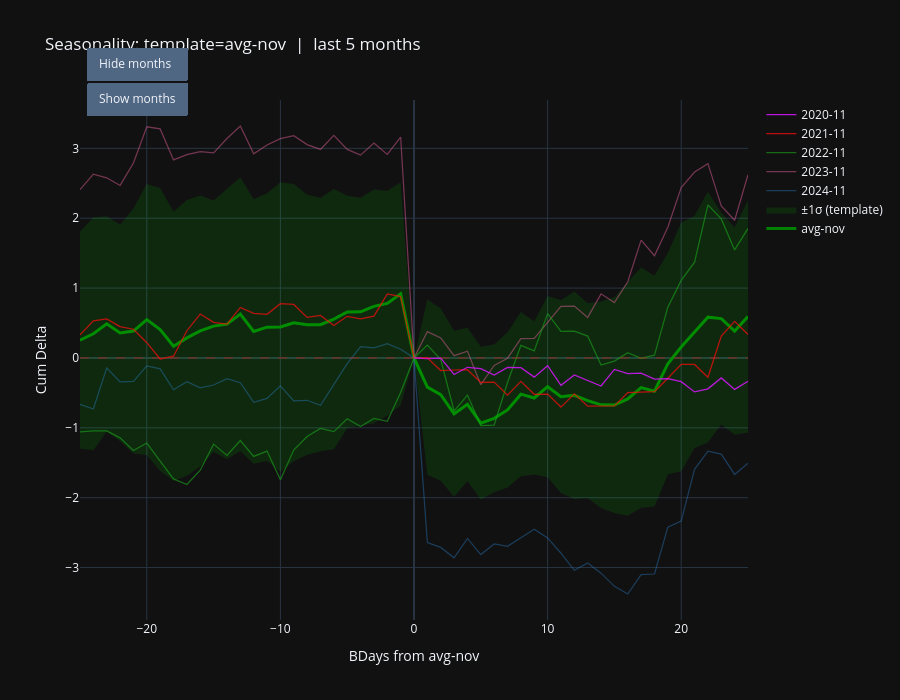

Write notebook code for a chart like this one.
### Code cell
import re
from RVUtils.seasonality_utils import monthend_cumsum_seasonality

# seasonality_df = monthend_cumsum_seasonality(df[df.index > datetime.date(2025, 1, 1)].dropna(), window=20)
seasonality_df = monthend_cumsum_seasonality(df.dropna(), window=25)
display(seasonality_df)

fig = go.Figure()

# me_col = f"avg"
me_col = "avg-nov"
line_w = 1.25
min_op = 0.35
max_op = 0.85

fig = go.Figure()
fig.add_trace(
    go.Scatter(
        x=seasonality_df.index,
        y=seasonality_df[me_col],
        mode="lines",
        name=f"{me_col}",
        line=dict(color="green", width=3),
    )
)
fig.add_hline(y=0, line_width=0.5, line_dash="dash", line_color="red")
if f"{me_col}+std1" in seasonality_df.columns and f"{me_col}-std1" in seasonality_df.columns:
    fig.add_trace(go.Scatter(x=seasonality_df.index, y=seasonality_df[f"{me_col}+std1"], mode="lines", line=dict(width=0), showlegend=False))
    fig.add_trace(
        go.Scatter(
            x=seasonality_df.index,
            y=seasonality_df[f"{me_col}-std1"],
            mode="lines",
            line=dict(width=0),
            fill="tonexty",
            fillcolor="rgba(0, 255, 0, 0.10)",
            name="±1σ (template)",
        )
    )

# n_last = 12
# monthly_cols = [c for c in seasonality_df.columns if isinstance(c, str) and re.fullmatch(r"\d{4}-\d{2}", c)]
# monthly_cols = sorted(monthly_cols)  # chronological
# keep = monthly_cols[-n_last:] if n_last > 0 else []

keep = ["2024-11", "2023-11", "2022-11", "2021-11", "2020-11"]

alphas = np.linspace(min_op, max_op, num=len(keep)) if keep else []
palette = px.colors.qualitative.Dark24 if hasattr(px.colors.qualitative, "Dark24") else px.colors.qualitative.Plotly
for i, col in enumerate(keep):
    fig.add_trace(
        go.Scatter(
            x=seasonality_df.index,
            y=seasonality_df[col],
            mode="lines",
            name=col,  # legend shows 'YYYY-MM'
            opacity=float(alphas[i]),
            line=dict(width=line_w, color=palette[i % len(palette)]),
        )
    )

fig.update_layout(
    xaxis_title=f"BDays from {me_col}",
    yaxis_title="Cum Delta",
    title=f"Seasonality: template={me_col}  |  last {len(keep)} months",
    showlegend=True,
    template="plotly_dark",
    height=700,
    updatemenus=[
        dict(
            type="buttons",
            showactive=False,
            x=0.01,
            y=1.10,
            xanchor="left",
            yanchor="top",
            buttons=[
                dict(label="Hide months", method="update", args=[{"visible": [True, True, True] + [False] * len(keep)}]),
                dict(label="Show months", method="update", args=[{"visible": [True, True, True] + [True] * len(keep)}]),
            ],
        )
    ],
)
fig.update_xaxes(showspikes=True, spikecolor="white", spikesnap="cursor", spikemode="across", showgrid=True)
fig.update_yaxes(showspikes=True, spikecolor="white", spikesnap="cursor", spikethickness=0.5, showgrid=True)

fig.show(config={"modeBarButtonsToAdd": ["drawline", "drawopenpath", "drawclosedpath", "drawcircle", "drawrect", "eraseshape"]})

### Figure 1 — Plotly figure (JSON) as saved in the notebook; plotly's stock layout.template omitted (floating-point values rounded to 4 significant figures)
{"data": [{"line": {"color": "green", "width": 3}, "mode": "lines", "name": "avg-nov", "type": "scatter", "x": [-25, -24, -23, -22, -21, -20, -19, -18, -17, -16, -15, -14, -13, -12, -11, -10, -9, -8, -7, -6, -5, -4, -3, -2, -1, 0, 1, 2, 3, 4, 5, 6, 7, 8, 9, 10, 11, 12, 13, 14, 15, 16, 17, 18, 19, 20, 21, 22, 23, 24, 25], "y": [0.2543, 0.3463, 0.4879, 0.3576, 0.3853, 0.5491, 0.4075, 0.1685, 0.2871, 0.3869, 0.456, 0.4833, 0.6267, 0.379, 0.4403, 0.4433, 0.504, 0.4761, 0.4764, 0.5557, 0.6575, 0.6605, 0.7382, 0.7813, 0.9176, 0, -0.4178, -0.5259, -0.7995, -0.6644, -0.9335, -0.8639, -0.7438, -0.5183, -0.5731, -0.4116, -0.5541, -0.5338, -0.6103, -0.6708, -0.6748, -0.5863, -0.4245, -0.4748, -0.0823, 0.156, 0.3717, 0.5838, 0.5634, 0.3847, 0.5943]}, {"line": {"width": 0}, "mode": "lines", "showlegend": false, "type": "scatter", "x": [-25, -24, -23, -22, -21, -20, -19, -18, -17, -16, -15, -14, -13, -12, -11, -10, -9, -8, -7, -6, -5, -4, -3, -2, -1, 0, 1, 2, 3, 4, 5, 6, 7, 8, 9, 10, 11, 12, 13, 14, 15, 16, 17, 18, 19, 20, 21, 22, 23, 24, 25], "y": [1.805, 2.014, 2.029, 1.908, 2.139, 2.489, 2.432, 2.094, 2.26, 2.327, 2.255, 2.415, 2.584, 2.272, 2.357, 2.514, 2.488, 2.337, 2.288, 2.417, 2.321, 2.292, 2.412, 2.388, 2.515, 0, 0.836, 0.7076, 0.3891, 0.4319, 0.1605, 0.1927, 0.3662, 0.6572, 0.5234, 0.8858, 0.8257, 0.9522, 0.7828, 0.8062, 0.8695, 1.086, 1.296, 1.176, 1.502, 1.934, 2.034, 2.378, 2.078, 1.867, 2.255]}, {"fill": "tonexty", "fillcolor": "rgba(0, 255, 0, 0.10)", "line": {"width": 0}, "mode": "lines", "name": "±1σ (template)", "type": "scatter", "x": [-25, -24, -23, -22, -21, -20, -19, -18, -17, -16, -15, -14, -13, -12, -11, -10, -9, -8, -7, -6, -5, -4, -3, -2, -1, 0, 1, 2, 3, 4, 5, 6, 7, 8, 9, 10, 11, 12, 13, 14, 15, 16, 17, 18, 19, 20, 21, 22, 23, 24, 25], "y": [-1.296, -1.321, -1.053, -1.193, -1.368, -1.391, -1.617, -1.757, -1.686, -1.553, -1.343, -1.449, -1.331, -1.514, -1.476, -1.628, -1.48, -1.385, -1.336, -1.305, -1.006, -0.9709, -0.9357, -0.8255, -0.6799, 0, -1.672, -1.759, -1.988, -1.761, -2.027, -1.92, -1.854, -1.694, -1.67, -1.709, -1.934, -2.02, -2.003, -2.148, -2.219, -2.259, -2.145, -2.126, -1.666, -1.622, -1.29, -1.211, -0.9512, -1.098, -1.067]}, {"line": {"color": "#2E91E5", "width": 1.25}, "mode": "lines", "name": "2024-11", "opacity": 0.35, "type": "scatter", "x": [-25, -24, -23, -22, -21, -20, -19, -18, -17, -16, -15, -14, -13, -12, -11, -10, -9, -8, -7, -6, -5, -4, -3, -2, -1, 0, 1, 2, 3, 4, 5, 6, 7, 8, 9, 10, 11, 12, 13, 14, 15, 16, 17, 18, 19, 20, 21, 22, 23, 24, 25], "y": [-0.6631, -0.7314, -0.1417, -0.3437, -0.3357, -0.1127, -0.1569, -0.4548, -0.3397, -0.4289, -0.387, -0.2969, -0.3542, -0.6346, -0.5785, -0.3999, -0.6136, -0.6057, -0.6778, -0.3757, -0.08045, 0.162, 0.1433, 0.2047, 0.1248, 0, -2.643, -2.712, -2.861, -2.584, -2.814, -2.662, -2.696, -2.575, -2.453, -2.576, -2.795, -3.039, -2.935, -3.081, -3.269, -3.379, -3.101, -3.093, -2.422, -2.336, -1.593, -1.334, -1.376, -1.668, -1.507]}, {"line": {"color": "#E15F99", "width": 1.25}, "mode": "lines", "name": "2023-11", "opacity": 0.475, "type": "scatter", "x": [-25, -24, -23, -22, -21, -20, -19, -18, -17, -16, -15, -14, -13, -12, -11, -10, -9, -8, -7, -6, -5, -4, -3, -2, -1, 0, 1, 2, 3, 4, 5, 6, 7, 8, 9, 10, 11, 12, 13, 14, 15, 16, 17, 18, 19, 20, 21, 22, 23, 24, 25], "y": [2.408, 2.63, 2.578, 2.469, 2.79, 3.309, 3.278, 2.834, 2.909, 2.955, 2.935, 3.14, 3.32, 2.921, 3.048, 3.139, 3.182, 3.053, 2.985, 3.187, 2.985, 2.903, 3.076, 2.912, 3.162, 0, 0.3761, 0.287, 0.03231, 0.09597, -0.3827, -0.1075, -0.003272, 0.2779, 0.2805, 0.513, 0.7388, 0.7434, 0.5801, 0.9175, 0.7916, 1.091, 1.686, 1.463, 1.871, 2.439, 2.66, 2.781, 2.175, 1.971, 2.621]}, {"line": {"color": "#1CA71C", "width": 1.25}, "mode": "lines", "name": "2022-11", "opacity": 0.6, "type": "scatter", "x": [-25, -24, -23, -22, -21, -20, -19, -18, -17, -16, -15, -14, -13, -12, -11, -10, -9, -8, -7, -6, -5, -4, -3, -2, -1, 0, 1, 2, 3, 4, 5, 6, 7, 8, 9, 10, 11, 12, 13, 14, 15, 16, 17, 18, 19, 20, 21, 22, 23, 24, 25], "y": [-1.059, -1.044, -1.045, -1.144, -1.324, -1.218, -1.477, -1.731, -1.811, -1.607, -1.233, -1.395, -1.181, -1.409, -1.333, -1.743, -1.318, -1.125, -1.01, -1.054, -0.871, -0.9811, -0.8647, -0.9078, -0.4935, 0, 0.1843, -0.02295, -0.7596, -0.5318, -0.9671, -0.96, -0.352, 0.1802, 0.1013, 0.6339, 0.3807, 0.3837, 0.3126, -0.1013, -0.04515, 0.07498, -0.004849, 0.03977, 0.7275, 1.109, 1.371, 2.191, 1.99, 1.546, 1.854]}, {"line": {"color": "#FB0D0D", "width": 1.25}, "mode": "lines", "name": "2021-11", "opacity": 0.725, "type": "scatter", "x": [-25, -24, -23, -22, -21, -20, -19, -18, -17, -16, -15, -14, -13, -12, -11, -10, -9, -8, -7, -6, -5, -4, -3, -2, -1, 0, 1, 2, 3, 4, 5, 6, 7, 8, 9, 10, 11, 12, 13, 14, 15, 16, 17, 18, 19, 20, 21, 22, 23, 24, 25], "y": [0.3309, 0.5312, 0.5594, 0.4487, 0.4113, 0.2182, -0.01415, 0.02547, 0.3897, 0.6284, 0.5091, 0.4848, 0.7225, 0.6386, 0.625, 0.7768, 0.766, 0.5811, 0.6081, 0.4658, 0.5962, 0.5578, 0.5988, 0.9158, 0.8777, 0, 0.00274, -0.1795, -0.1725, -0.1687, -0.3505, -0.3462, -0.5317, -0.3359, -0.52, -0.5177, -0.703, -0.5127, -0.6901, -0.689, -0.687, -0.4961, -0.485, -0.4824, -0.2907, -0.09283, -0.09349, -0.2769, 0.3136, 0.5235, 0.3367]}, {"line": {"color": "#DA16FF", "width": 1.25}, "mode": "lines", "name": "2020-11", "opacity": 0.85, "type": "scatter", "x": [-25, -24, -23, -22, -21, -20, -19, -18, -17, -16, -15, -14, -13, -12, -11, -10, -9, -8, -7, -6, -5, -4, -3, -2, -1, 0, 1, 2, 3, 4, 5, 6, 7, 8, 9, 10, 11, 12, 13, 14, 15, 16, 17, 18, 19, 20, 21, 22, 23, 24, 25], "y": [null, null, null, null, null, null, null, null, null, null, null, null, null, null, null, null, null, null, null, null, null, null, null, null, null, 0, -0.009114, -0.002305, -0.237, -0.1336, -0.1536, -0.2442, -0.1358, -0.1391, -0.2743, -0.1116, -0.392, -0.2446, -0.3193, -0.4008, -0.1641, -0.2226, -0.2179, -0.3016, -0.2967, -0.3398, -0.4858, -0.4416, -0.2859, -0.4498, -0.3329]}], "layout": {"height": 700, "shapes": [{"line": {"color": "red", "dash": "dash", "width": 0.5}, "type": "line", "x0": 0, "x1": 1, "xref": "x domain", "y0": 0, "y1": 0, "yref": "y"}], "showlegend": true, "title": {"text": "Seasonality: template=avg-nov  |  last 5 months"}, "updatemenus": [{"buttons": [{"args": [{"visible": [true, true, true, false, false, false, false, false]}], "label": "Hide months", "method": "update"}, {"args": [{"visible": [true, true, true, true, true, true, true, true]}], "label": "Show months", "method": "update"}], "showactive": false, "type": "buttons", "x": 0.01, "xanchor": "left", "y": 1.1, "yanchor": "top"}], "xaxis": {"showgrid": true, "showspikes": true, "spikecolor": "white", "spikemode": "across", "spikesnap": "cursor", "title": {"text": "BDays from avg-nov"}}, "yaxis": {"showgrid": true, "showspikes": true, "spikecolor": "white", "spikesnap": "cursor", "spikethickness": 0.5, "title": {"text": "Cum Delta"}}}}
